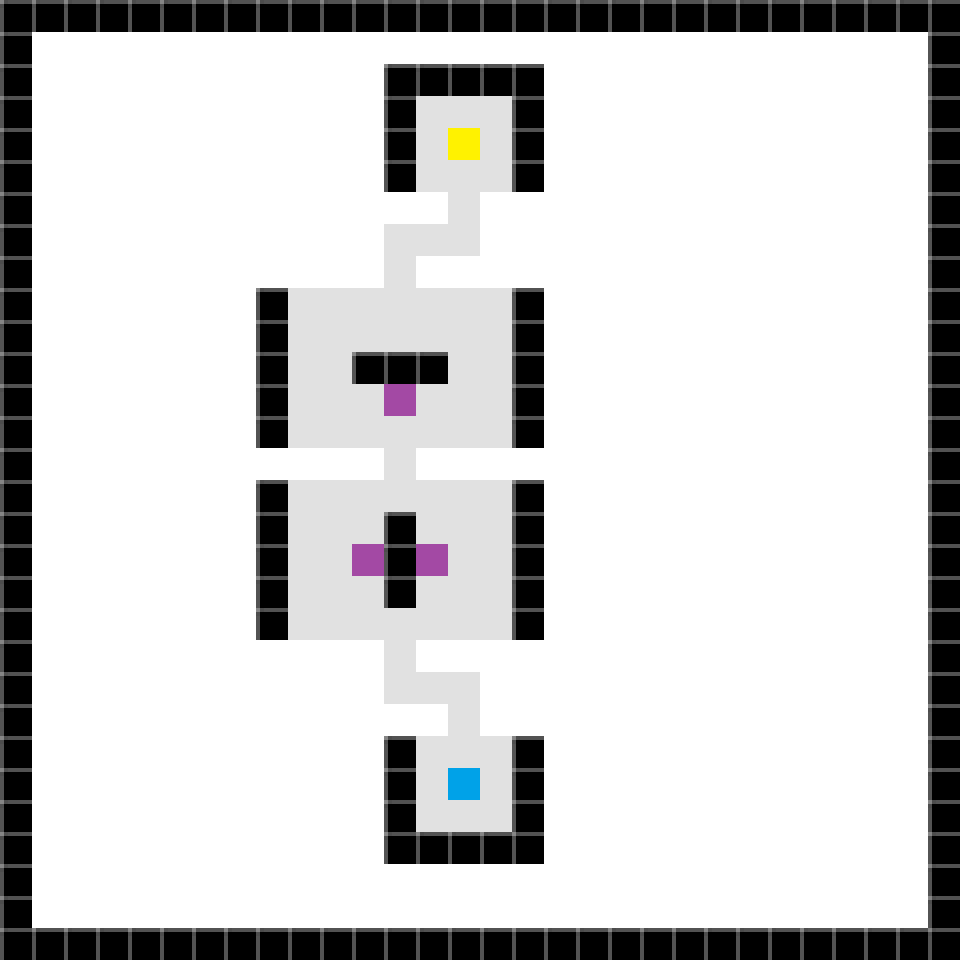

The image is a tile-based game level rendered from a .tmx file. Its description and complete source (layers, tilesets, objects, tile grids) follow:
An orthogonal 30x30 tile map with 32x32 px tiles, 1 tile layer (タイル・レイヤー1), 5 tilesets.

<map version="1.0" orientation="orthogonal" renderorder="right-down" width="30" height="30" tilewidth="32" tileheight="32" backgroundcolor="#ffffff" nextobjectid="1">
 <tileset firstgid="1" name="Wall" tilewidth="32" tileheight="32" tilecount="1" columns="1">
  <image source="Wall.png" trans="ff00ff" width="32" height="32" />
 </tileset>
 <tileset firstgid="2" name="Ground" tilewidth="32" tileheight="32" tilecount="1" columns="1">
  <image source="Ground.png" trans="ff00ff" width="32" height="32" />
 </tileset>
 <tileset firstgid="3" name="Player" tilewidth="32" tileheight="32" tilecount="1" columns="1">
  <image source="Player.png" trans="ff00ff" width="32" height="32" />
 </tileset>
 <tileset firstgid="4" name="Enemy" tilewidth="32" tileheight="32" tilecount="1" columns="1">
  <image source="Enemy01.png" trans="ff00ff" width="32" height="32" />
 </tileset>
 <tileset firstgid="5" name="Exit" tilewidth="32" tileheight="32" tilecount="1" columns="1">
  <image source="Exit.png" trans="ff00ff" width="32" height="32" />
 </tileset>
 <layer name="タイル・レイヤー1" width="30" height="30">
  <data encoding="csv">
1,1,1,1,1,1,1,1,1,1,1,1,1,1,1,1,1,1,1,1,1,1,1,1,1,1,1,1,1,1,
1,0,0,0,0,0,0,0,0,0,0,0,0,0,0,0,0,0,0,0,0,0,0,0,0,0,0,0,0,1,
1,0,0,0,0,0,0,0,0,0,0,0,1,1,1,1,1,0,0,0,0,0,0,0,0,0,0,0,0,1,
1,0,0,0,0,0,0,0,0,0,0,0,1,2,2,2,1,0,0,0,0,0,0,0,0,0,0,0,0,1,
1,0,0,0,0,0,0,0,0,0,0,0,1,2,3,2,1,0,0,0,0,0,0,0,0,0,0,0,0,1,
1,0,0,0,0,0,0,0,0,0,0,0,1,2,2,2,1,0,0,0,0,0,0,0,0,0,0,0,0,1,
1,0,0,0,0,0,0,0,0,0,0,0,0,0,2,0,0,0,0,0,0,0,0,0,0,0,0,0,0,1,
1,0,0,0,0,0,0,0,0,0,0,0,2,2,2,0,0,0,0,0,0,0,0,0,0,0,0,0,0,1,
1,0,0,0,0,0,0,0,0,0,0,0,2,0,0,0,0,0,0,0,0,0,0,0,0,0,0,0,0,1,
1,0,0,0,0,0,0,0,1,2,2,2,2,2,2,2,1,0,0,0,0,0,0,0,0,0,0,0,0,1,
1,0,0,0,0,0,0,0,1,2,2,2,2,2,2,2,1,0,0,0,0,0,0,0,0,0,0,0,0,1,
1,0,0,0,0,0,0,0,1,2,2,1,1,1,2,2,1,0,0,0,0,0,0,0,0,0,0,0,0,1,
1,0,0,0,0,0,0,0,1,2,2,2,4,2,2,2,1,0,0,0,0,0,0,0,0,0,0,0,0,1,
1,0,0,0,0,0,0,0,1,2,2,2,2,2,2,2,1,0,0,0,0,0,0,0,0,0,0,0,0,1,
1,0,0,0,0,0,0,0,0,0,0,0,2,0,0,0,0,0,0,0,0,0,0,0,0,0,0,0,0,1,
1,0,0,0,0,0,0,0,1,2,2,2,2,2,2,2,1,0,0,0,0,0,0,0,0,0,0,0,0,1,
1,0,0,0,0,0,0,0,1,2,2,2,1,2,2,2,1,0,0,0,0,0,0,0,0,0,0,0,0,1,
1,0,0,0,0,0,0,0,1,2,2,4,1,4,2,2,1,0,0,0,0,0,0,0,0,0,0,0,0,1,
1,0,0,0,0,0,0,0,1,2,2,2,1,2,2,2,1,0,0,0,0,0,0,0,0,0,0,0,0,1,
1,0,0,0,0,0,0,0,1,2,2,2,2,2,2,2,1,0,0,0,0,0,0,0,0,0,0,0,0,1,
1,0,0,0,0,0,0,0,0,0,0,0,2,0,0,0,0,0,0,0,0,0,0,0,0,0,0,0,0,1,
1,0,0,0,0,0,0,0,0,0,0,0,2,2,2,0,0,0,0,0,0,0,0,0,0,0,0,0,0,1,
1,0,0,0,0,0,0,0,0,0,0,0,0,0,2,0,0,0,0,0,0,0,0,0,0,0,0,0,0,1,
1,0,0,0,0,0,0,0,0,0,0,0,1,2,2,2,1,0,0,0,0,0,0,0,0,0,0,0,0,1,
1,0,0,0,0,0,0,0,0,0,0,0,1,2,5,2,1,0,0,0,0,0,0,0,0,0,0,0,0,1,
1,0,0,0,0,0,0,0,0,0,0,0,1,2,2,2,1,0,0,0,0,0,0,0,0,0,0,0,0,1,
1,0,0,0,0,0,0,0,0,0,0,0,1,1,1,1,1,0,0,0,0,0,0,0,0,0,0,0,0,1,
1,0,0,0,0,0,0,0,0,0,0,0,0,0,0,0,0,0,0,0,0,0,0,0,0,0,0,0,0,1,
1,0,0,0,0,0,0,0,0,0,0,0,0,0,0,0,0,0,0,0,0,0,0,0,0,0,0,0,0,1,
1,1,1,1,1,1,1,1,1,1,1,1,1,1,1,1,1,1,1,1,1,1,1,1,1,1,1,1,1,1
</data>
 </layer>
</map>
